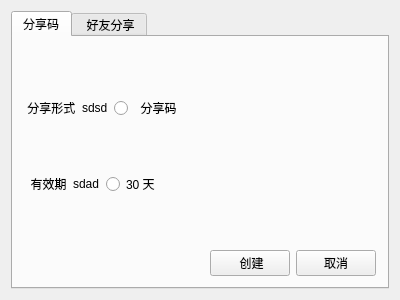
<?xml version="1.0" encoding="UTF-8"?>
<ui version="4.0">
 <class>ShareFileDialog</class>
 <widget class="QWidget" name="ShareFileDialog">
  <property name="geometry">
   <rect>
    <x>0</x>
    <y>0</y>
    <width>400</width>
    <height>300</height>
   </rect>
  </property>
  <property name="windowTitle">
   <string>ShareFileDialog</string>
  </property>
  <layout class="QGridLayout" name="gridLayout">
   <item row="0" column="0">
    <widget class="QTabWidget" name="tabWidget">
     <property name="currentIndex">
      <number>0</number>
     </property>
     <property name="tabBarAutoHide">
      <bool>true</bool>
     </property>
     <widget class="QWidget" name="tab">
      <attribute name="title">
       <string>分享码</string>
      </attribute>
      <layout class="QVBoxLayout" name="verticalLayout">
       <item>
        <spacer name="verticalSpacer_3">
         <property name="orientation">
          <enum>Qt::Vertical</enum>
         </property>
         <property name="sizeHint" stdset="0">
          <size>
           <width>20</width>
           <height>83</height>
          </size>
         </property>
        </spacer>
       </item>
       <item>
        <layout class="QHBoxLayout" name="horizontalLayout">
         <item>
          <widget class="QLabel" name="lab1">
           <property name="text">
            <string> 分享形式</string>
           </property>
          </widget>
         </item>
         <item>
          <widget class="QLabel" name="lab2">
           <property name="text">
            <string>sdsd</string>
           </property>
          </widget>
         </item>
         <item>
          <widget class="QRadioButton" name="radioButton">
           <property name="text">
            <string>  分享码</string>
           </property>
          </widget>
         </item>
         <item>
          <spacer name="horizontalSpacer">
           <property name="orientation">
            <enum>Qt::Horizontal</enum>
           </property>
           <property name="sizeHint" stdset="0">
            <size>
             <width>40</width>
             <height>20</height>
            </size>
           </property>
          </spacer>
         </item>
        </layout>
       </item>
       <item>
        <spacer name="verticalSpacer">
         <property name="orientation">
          <enum>Qt::Vertical</enum>
         </property>
         <property name="sizeHint" stdset="0">
          <size>
           <width>20</width>
           <height>82</height>
          </size>
         </property>
        </spacer>
       </item>
       <item>
        <layout class="QHBoxLayout" name="horizontalLayout_2">
         <item>
          <widget class="QLabel" name="lab3">
           <property name="text">
            <string>  有效期</string>
           </property>
          </widget>
         </item>
         <item>
          <widget class="QLabel" name="lab4">
           <property name="text">
            <string>sdad</string>
           </property>
          </widget>
         </item>
         <item>
          <widget class="QRadioButton" name="radioButton_2">
           <property name="text">
            <string>30 天</string>
           </property>
          </widget>
         </item>
         <item>
          <spacer name="horizontalSpacer_2">
           <property name="orientation">
            <enum>Qt::Horizontal</enum>
           </property>
           <property name="sizeHint" stdset="0">
            <size>
             <width>40</width>
             <height>20</height>
            </size>
           </property>
          </spacer>
         </item>
        </layout>
       </item>
       <item>
        <spacer name="verticalSpacer_2">
         <property name="orientation">
          <enum>Qt::Vertical</enum>
         </property>
         <property name="sizeHint" stdset="0">
          <size>
           <width>20</width>
           <height>83</height>
          </size>
         </property>
        </spacer>
       </item>
       <item>
        <layout class="QHBoxLayout" name="horizontalLayout_3">
         <item>
          <spacer name="horizontalSpacer_3">
           <property name="orientation">
            <enum>Qt::Horizontal</enum>
           </property>
           <property name="sizeHint" stdset="0">
            <size>
             <width>40</width>
             <height>20</height>
            </size>
           </property>
          </spacer>
         </item>
         <item>
          <widget class="QPushButton" name="pushButton">
           <property name="text">
            <string> 创建</string>
           </property>
          </widget>
         </item>
         <item>
          <widget class="QPushButton" name="pushButton_2">
           <property name="text">
            <string>取消</string>
           </property>
          </widget>
         </item>
        </layout>
       </item>
      </layout>
     </widget>
     <widget class="QWidget" name="tab_2">
      <attribute name="title">
       <string> 好友分享</string>
      </attribute>
      <widget class="QLabel" name="label">
       <property name="geometry">
        <rect>
         <x>90</x>
         <y>60</y>
         <width>161</width>
         <height>91</height>
        </rect>
       </property>
       <property name="font">
        <font>
         <family>Agency FB</family>
         <pointsize>26</pointsize>
        </font>
       </property>
       <property name="text">
        <string> 暂无功能</string>
       </property>
      </widget>
     </widget>
    </widget>
   </item>
  </layout>
 </widget>
 <layoutdefault spacing="6" margin="11"/>
 <resources/>
 <connections/>
</ui>
